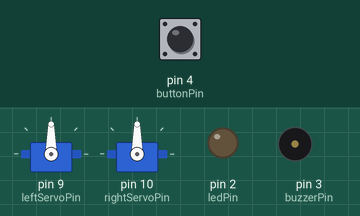
Recording of a sketch running on a simulated Arduino Uno, built with avr-gcc and run on an emulated ATmega328P. Parts: 2 × servo, output pins drawn as LEDs (lit = HIGH), buzzer (waves = sounding). The inputs (shaded band) are chosen by the test bench; at power-on: pin 4 (buttonPin) HIGH.

Above: at 1.2 s.
1.3 s: pin 4 (buttonPin) pulled LOW for 0.15 s
At 1.55 s:
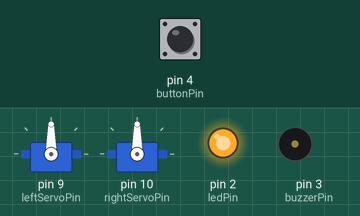
At 6.5 s:
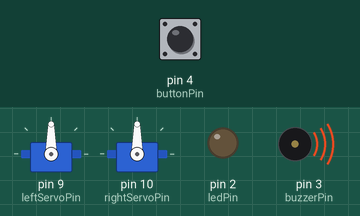
13.3 s: pin 4 (buttonPin) pulled LOW for 1 s
At 22.7 s:
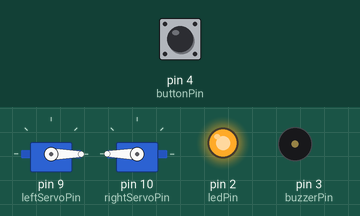
Timing chart, 0 to 23.8 s (numbered marks = the images above; inputs shaded):
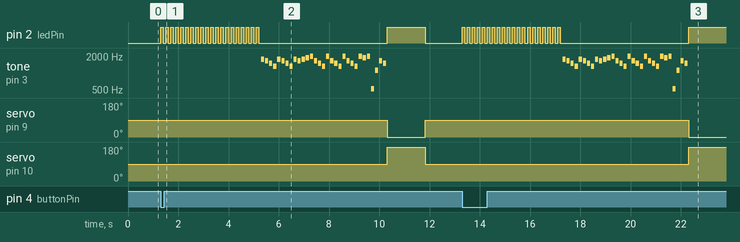

Measured:
- after the input at 1.3 s, pin 2 (ledPin): goes 19 × (HIGH 0.10 s, LOW 0.10 s), HIGH 0.10 s, LOW 5.1 s, HIGH 1.5 s, then LOW, starting at once; tone on pin 3 (buzzerPin): plays 1760 Hz for 0.13 s, 1661 Hz for 0.13 s, 1480 Hz for 0.13 s, 1319 Hz for 0.13 s, 1760 Hz for 0.13 s, 1661 Hz for 0.13 s … (31 notes in this stretch), starting after 4.0 s
- after the input at 13.3 s, pin 2 (ledPin): goes 19 × (HIGH 0.10 s, LOW 0.10 s), HIGH 0.10 s, LOW 5.1 s, then HIGH, starting at once; tone on pin 3 (buzzerPin): plays 1760 Hz for 0.13 s, 1661 Hz for 0.13 s, 1480 Hz for 0.13 s, 1319 Hz for 0.13 s, 1760 Hz for 0.13 s, 1661 Hz for 0.13 s … (31 notes in this stretch), starting after 4.0 s

The sketch:

catfeeder.ino
```cpp
#include <Servo.h>
#include "pitches.h"

Servo leftServo;
Servo rightServo;
const int buttonPin = 4;
const int ledPin = 2;
const int buzzerPin = 3;
const int leftServoPin = 9;
const int rightServoPin = 10;

unsigned long lastExecution = 0;

int maxRotationSpeedClockwise = 0;
int maxRotationSpeedCounterClockwise = 180;
int stopRotation = 90;
unsigned long rotationDelayMilliseconds = 1500; // (i.e. 1.5 seconds)
unsigned long pauseInterval = 86160000;// (i.e. 23 hours 56 minutes - noticed a constant 4 minute drift for every 24 hrs)
unsigned long ledFlashDelay = 100;
unsigned long loopDelay = 10;

void setup()
{
  //Serial.begin(9600);
  pinMode(buttonPin, INPUT);
  pinMode(ledPin, OUTPUT);
  leftServo.attach(leftServoPin);  // attaches the servo on pin 9 to the servo object
  rightServo.attach(rightServoPin);  // attaches the servo on pin 10 to the servo object
  leftServo.write(stopRotation);
  rightServo.write(stopRotation);
}

void loop()
{
  if(IsButtonPressed() || (lastExecution + pauseInterval) < millis())
  {
    lastExecution = millis();
    RaiseAlarm();
    RotateServosAndThenStop();
  }
  else
  {
    //unsigned long timeLeft = lastExecution + pauseInterval - millis();
    //Serial.print("timeLeft=");
    //Serial.println(timeLeft);
  }
}

void RotateServosAndThenStop()
{
  digitalWrite(ledPin, HIGH);
  leftServo.write(maxRotationSpeedClockwise);
  rightServo.write(maxRotationSpeedCounterClockwise);
  delay(rotationDelayMilliseconds);
  leftServo.write(stopRotation);
  rightServo.write(stopRotation);
  digitalWrite(ledPin, LOW);
}

void RaiseAlarm()
{
  LedFlash(20);
  playAlarmMusic();
}

void LedFlash(int numberOfFlashes)
{
  for(int i=0; i<numberOfFlashes; ++i)
  {
    digitalWrite(ledPin, HIGH);
    delay(ledFlashDelay);
    digitalWrite(ledPin, LOW);
    delay(ledFlashDelay);
  }
}

boolean IsButtonPressed()
{
  if(digitalRead(buttonPin) == 0)
  {
    //Serial.println("IsButtonPressed() = true");
    return true;
  }
  else
  {
    //Serial.println("IsButtonPressed() = false");
    return false;
  }
}

int alarmNotes[] = {NOTE_A6, NOTE_GS6, NOTE_FS6, NOTE_E6, NOTE_A6, NOTE_GS6, NOTE_FS6, NOTE_E6, NOTE_A6, NOTE_GS6, NOTE_A6, NOTE_AS6, NOTE_B6, NOTE_GS6, NOTE_FS6, NOTE_E6, NOTE_B6, NOTE_GS6, NOTE_FS6, NOTE_E6, NOTE_B6, NOTE_GS6, NOTE_FS6, NOTE_E6, NOTE_B6, NOTE_AS6, NOTE_B6, NOTE_C5, NOTE_CS6, NOTE_GS6, NOTE_FS6, NOTE_E6}; //ccggaagffeeddc
int alarmNotesDuration[] = {8,8,8,8,8,8,8,8,8,8,8,8,8,8,8,8,8,8,8,8,8,8,8,8,8,8,8,8,8,8,8,8};

void playAlarmMusic()
{
 for (int thisNote = 0; thisNote < (sizeof(alarmNotes)/sizeof(int))-1; thisNote++) {

    // to calculate the note duration, take one second
    // divided by the note type.
    //e.g. quarter note = 1000 / 4, eighth note = 1000/8, etc.
    int noteDuration = 1000/alarmNotesDuration[thisNote];
    tone(buzzerPin, alarmNotes[thisNote], noteDuration);

    // to distinguish the notes, set a minimum time between them.
    // the note's duration + 30% seems to work well:
    int pauseBetweenNotes = noteDuration * 1.30;
    delay(pauseBetweenNotes);
    // stop the tone playing:
    noTone(buzzerPin);
  }
}
```

pitches.h
```cpp
/*************************************************
 * Public Constants
 *************************************************/

#define NOTE_B0  31
#define NOTE_C1  33
#define NOTE_CS1 35
#define NOTE_D1  37
#define NOTE_DS1 39
#define NOTE_E1  41
#define NOTE_F1  44
#define NOTE_FS1 46
#define NOTE_G1  49
#define NOTE_GS1 52
#define NOTE_A1  55
#define NOTE_AS1 58
#define NOTE_B1  62
#define NOTE_C2  65
#define NOTE_CS2 69
#define NOTE_D2  73
#define NOTE_DS2 78
#define NOTE_E2  82
#define NOTE_F2  87
#define NOTE_FS2 93
#define NOTE_G2  98
#define NOTE_GS2 104
#define NOTE_A2  110
#define NOTE_AS2 117
#define NOTE_B2  123
#define NOTE_C3  131
#define NOTE_CS3 139
#define NOTE_D3  147
#define NOTE_DS3 156
#define NOTE_E3  165
#define NOTE_F3  175
#define NOTE_FS3 185
#define NOTE_G3  196
#define NOTE_GS3 208
#define NOTE_A3  220
#define NOTE_AS3 233
#define NOTE_B3  247
#define NOTE_C4  262
#define NOTE_CS4 277
#define NOTE_D4  294
#define NOTE_DS4 311
#define NOTE_E4  330
#define NOTE_F4  349
#define NOTE_FS4 370
#define NOTE_G4  392
#define NOTE_GS4 415
#define NOTE_A4  440
#define NOTE_AS4 466
#define NOTE_B4  494
#define NOTE_C5  523
#define NOTE_CS5 554
#define NOTE_D5  587
#define NOTE_DS5 622
#define NOTE_E5  659
#define NOTE_F5  698
#define NOTE_FS5 740
#define NOTE_G5  784
#define NOTE_GS5 831
#define NOTE_A5  880
#define NOTE_AS5 932
#define NOTE_B5  988
#define NOTE_C6  1047
#define NOTE_CS6 1109
#define NOTE_D6  1175
#define NOTE_DS6 1245
#define NOTE_E6  1319
#define NOTE_F6  1397
#define NOTE_FS6 1480
#define NOTE_G6  1568
#define NOTE_GS6 1661
#define NOTE_A6  1760
#define NOTE_AS6 1865
#define NOTE_B6  1976
#define NOTE_C7  2093
#define NOTE_CS7 2217
#define NOTE_D7  2349
#define NOTE_DS7 2489
#define NOTE_E7  2637
#define NOTE_F7  2794
#define NOTE_FS7 2960
#define NOTE_G7  3136
#define NOTE_GS7 3322
#define NOTE_A7  3520
#define NOTE_AS7 3729
#define NOTE_B7  3951
#define NOTE_C8  4186
#define NOTE_CS8 4435
#define NOTE_D8  4699
#define NOTE_DS8 4978
```
